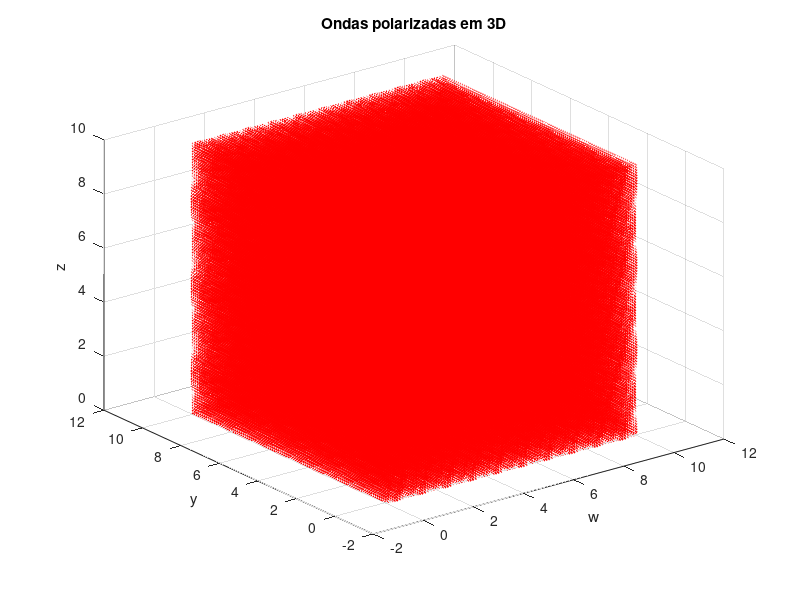

Write MATLAB code to recreate this figure.
% Ondas polarizadas
moduloEX = 5;
moduloEY = 3;
beta = 2;
frequencia = 1;
omega = 2*pi*frequencia;
t = linspace(0, 10, 100);
z = linspace(0, 10, 100);
[w, y, z] = meshgrid(z, z, z);

% Campo em x
EX = moduloEX .* cos(omega.*t - beta.*z);

% Campo em y
EY = moduloEY .* cos(omega.*t - beta.*z);

% Plot 3D wave
figure
quiver3(w, y, z, EX, EY, zeros(size(EX)), 1, 'LineWidth', 2, 'Color', 'r');
xlabel('w');
ylabel('y');
zlabel('z');
title('Ondas polarizadas em 3D');
